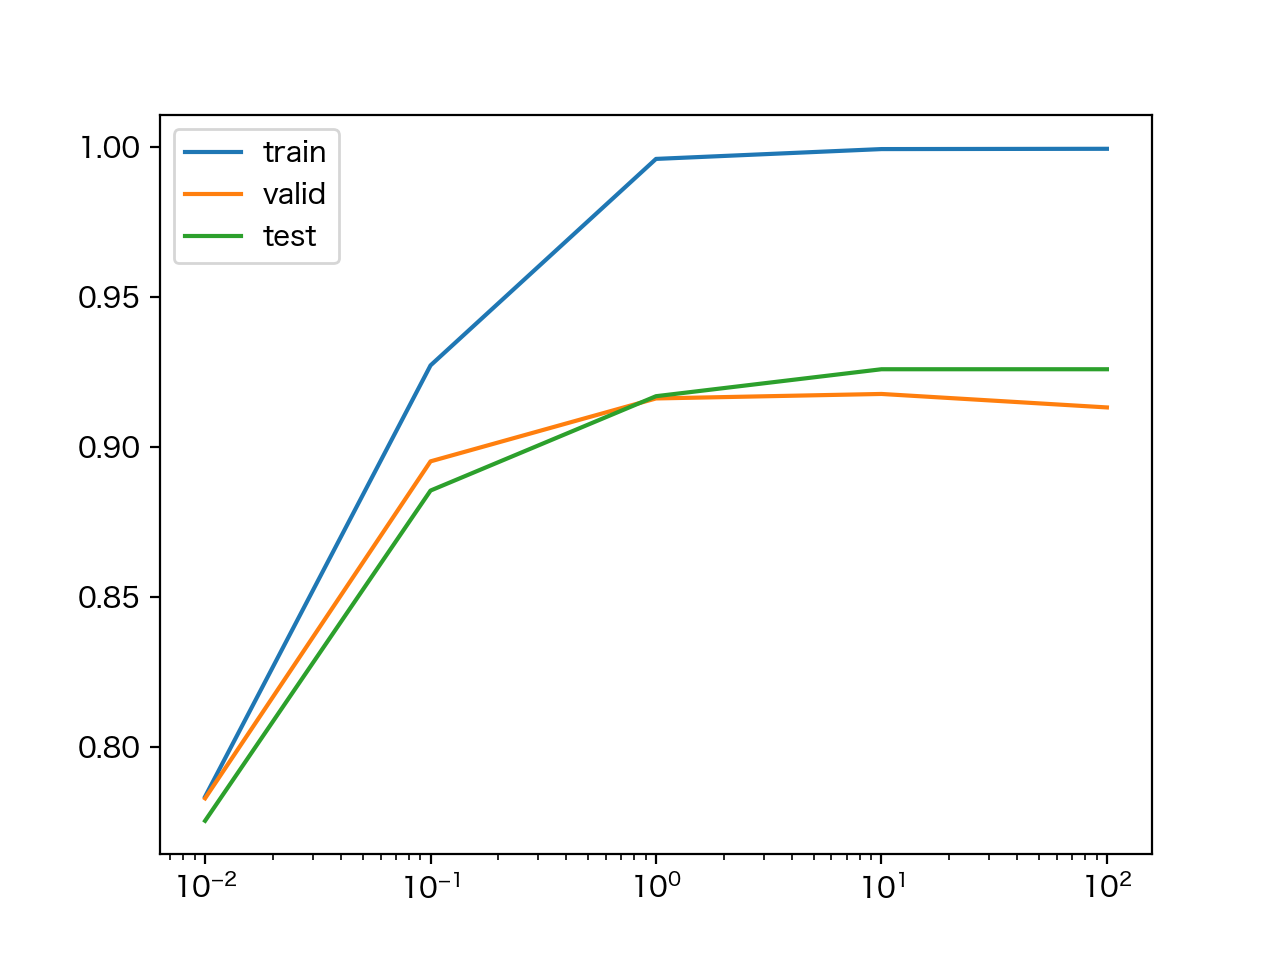

Recreate this plot in Python.
from sklearn.linear_model import LogisticRegression
from sklearn.feature_extraction.text import CountVectorizer
import matplotlib.pyplot as plt

def get_features_and_category():
    with open("data/train.txt", "r") as f1,\
         open("data/valid.txt", "r") as f2,\
         open("data/test.txt", "r") as f3:
        all_sents = []
        all_categs = []
        for line in f1:
            line_list = line.strip("\n").split("\t")
            all_sents.append(line_list[0])
            all_categs.append(line_list[1])
        for line in f2:
            line_list = line.strip("\n").split("\t")
            all_sents.append(line_list[0])
            all_categs.append(line_list[1])
        for line in f3:
            line_list = line.strip("\n").split("\t")
            all_sents.append(line_list[0])
            all_categs.append(line_list[1])
        vectorizer = CountVectorizer()
        X = vectorizer.fit_transform(all_sents)
        print()
        
        train, valid, test = (X[:int(len(all_categs)*0.8)], all_categs[:int(len(all_categs)*0.8)]), (X[int(len(all_categs)*0.8):int(len(all_categs)*0.9)],all_categs[int(len(all_categs)*0.8):int(len(all_categs)*0.9)]), (X[int(len(all_categs)*0.9):],all_categs[int(len(all_categs)*0.9):])
        return vectorizer, train, valid, test

def train(constraint):
    with open("data/train.feature.txt", "r") as f1:
        vectorizer, train, valid, test= get_features_and_category()
        lr = LogisticRegression(penalty = "l2",C = constraint)
        lr.fit(train[0], train[1])
        return lr, (train, valid, test), vectorizer

def knock58():
    constraints = [0.01, 0.1, 1, 10, 100]
    train_acc, valid_acc, test_acc = [], [], []
    for constraint in constraints:
        lr, data, vectorizer = train(constraint)
        train_acc.append(lr.score(data[0][0], data[0][1]))
        valid_acc.append(lr.score(data[1][0], data[1][1]))
        test_acc.append(lr.score(data[2][0], data[2][1]))
    
    fig = plt.figure()
    ax = fig.add_subplot(1, 1, 1)
    plt.xscale("log")

    ax.plot(constraints, train_acc, label='train')
    ax.plot(constraints, valid_acc, label='valid')
    ax.plot(constraints, test_acc, label='test')
    ax.legend()
    plt.show()

if __name__ == "__main__":
    knock58()
    
